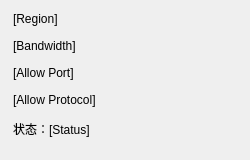
<?xml version="1.0" encoding="UTF-8"?>
<ui version="4.0">
 <class>NodeWidget</class>
 <widget class="CardWidget" name="NodeWidget">
  <property name="geometry">
   <rect>
    <x>0</x>
    <y>0</y>
    <width>250</width>
    <height>160</height>
   </rect>
  </property>
  <property name="sizePolicy">
   <sizepolicy hsizetype="Fixed" vsizetype="Fixed">
    <horstretch>0</horstretch>
    <verstretch>0</verstretch>
   </sizepolicy>
  </property>
  <property name="minimumSize">
   <size>
    <width>250</width>
    <height>160</height>
   </size>
  </property>
  <property name="maximumSize">
   <size>
    <width>250</width>
    <height>160</height>
   </size>
  </property>
  <property name="windowTitle">
   <string/>
  </property>
  <layout class="QVBoxLayout" name="verticalLayout">
   <property name="leftMargin">
    <number>13</number>
   </property>
   <property name="topMargin">
    <number>5</number>
   </property>
   <item>
    <widget class="SubtitleLabel" name="regionLabel">
     <property name="sizePolicy">
      <sizepolicy hsizetype="Expanding" vsizetype="Fixed">
       <horstretch>0</horstretch>
       <verstretch>0</verstretch>
      </sizepolicy>
     </property>
     <property name="text">
      <string>[Region]</string>
     </property>
    </widget>
   </item>
   <item>
    <widget class="SubtitleLabel" name="bandwidthLabel">
     <property name="sizePolicy">
      <sizepolicy hsizetype="Expanding" vsizetype="Fixed">
       <horstretch>0</horstretch>
       <verstretch>0</verstretch>
      </sizepolicy>
     </property>
     <property name="text">
      <string>[Bandwidth]</string>
     </property>
    </widget>
   </item>
   <item>
    <widget class="BodyLabel" name="allowPortLabel">
     <property name="sizePolicy">
      <sizepolicy hsizetype="Expanding" vsizetype="Fixed">
       <horstretch>0</horstretch>
       <verstretch>0</verstretch>
      </sizepolicy>
     </property>
     <property name="text">
      <string>[Allow Port]</string>
     </property>
    </widget>
   </item>
   <item>
    <widget class="BodyLabel" name="allowPortocolLabel">
     <property name="sizePolicy">
      <sizepolicy hsizetype="Expanding" vsizetype="Fixed">
       <horstretch>0</horstretch>
       <verstretch>0</verstretch>
      </sizepolicy>
     </property>
     <property name="text">
      <string>[Allow Protocol]</string>
     </property>
    </widget>
   </item>
   <item>
    <widget class="InfoBadge" name="statusBadge">
     <property name="sizePolicy">
      <sizepolicy hsizetype="Fixed" vsizetype="Fixed">
       <horstretch>0</horstretch>
       <verstretch>0</verstretch>
      </sizepolicy>
     </property>
     <property name="text">
      <string>状态：[Status]</string>
     </property>
    </widget>
   </item>
  </layout>
 </widget>
 <customwidgets>
  <customwidget>
   <class>CardWidget</class>
   <extends>QFrame</extends>
   <header>qmaterialwidgets</header>
   <container>1</container>
  </customwidget>
  <customwidget>
   <class>BodyLabel</class>
   <extends>QLabel</extends>
   <header>qmaterialwidgets</header>
  </customwidget>
  <customwidget>
   <class>SubtitleLabel</class>
   <extends>QLabel</extends>
   <header>qmaterialwidgets</header>
  </customwidget>
  <customwidget>
   <class>InfoBadge</class>
   <extends>QLabel</extends>
   <header>qmaterialwidgets</header>
  </customwidget>
 </customwidgets>
 <resources/>
 <connections/>
</ui>
